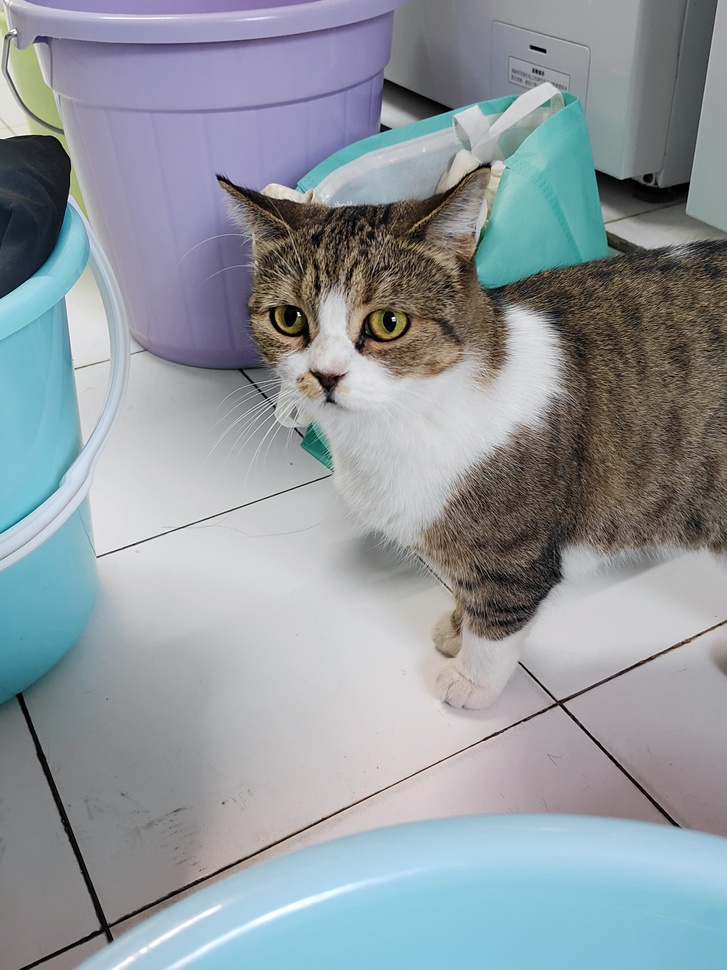
#> input picture 计算机视觉/计算机视觉1/1.jpg, 727 x 970 px, shrunk from 3456 x 4608 before the run
$ python main.py
#> lines starting #> are read from the running program, lines starting #| are printed output that depends on the picture
import numpy as np
import cv2
from sklearn.decomposition import PCA
import matplotlib.pyplot as plt

# 加载图片
img = cv2.imread('1.jpg', 0)  # 以灰度模式加载图片
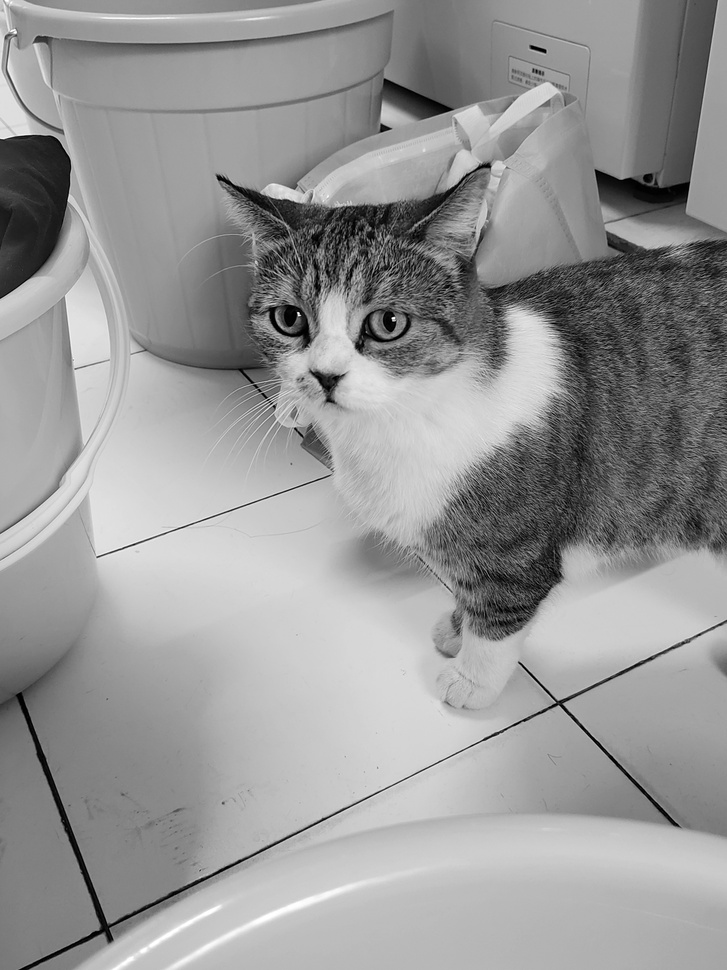
#> img: shape (970, 727); min 0, max 255, mean 150.6
img = img / 255.0  # 归一化

# 进行PCA降维
pca = PCA()
pca.fit(img)

# 选择特征值个数
cumulative_variance = np.cumsum(pca.explained_variance_ratio_)
n_components = np.argmax(cumulative_variance >= 0.99) + 1  # 选择累积贡献率大于99%的特征值个数

# 对图片进行恢复
pca = PCA(n_components=n_components)
img_reduced = pca.fit_transform(img)
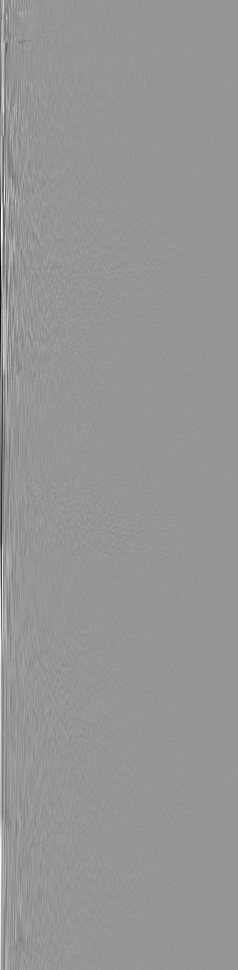
#> img_reduced: shape (970, 238) float64; min -6.3, max 4.39, mean 1.79e-17; drawn with min black and max white
img_restored = pca.inverse_transform(img_reduced)

# 显示原始图片和恢复后的图片
plt.figure(figsize=(10, 5))
plt.subplot(1, 2, 1)
plt.title('Original Image')
plt.imshow(img, cmap='gray')
plt.text(0.5, -0.1, '(a)', transform=plt.gca().transAxes, fontsize=12, ha='center')  # 添加序号(a)


plt.subplot(1, 2, 2)
plt.title('Restored Image')
plt.imshow(img_restored, cmap='gray')
plt.text(0.5, -0.1, '(b)', transform=plt.gca().transAxes, fontsize=12, ha='center')  # 添加序号(b)

plt.show()
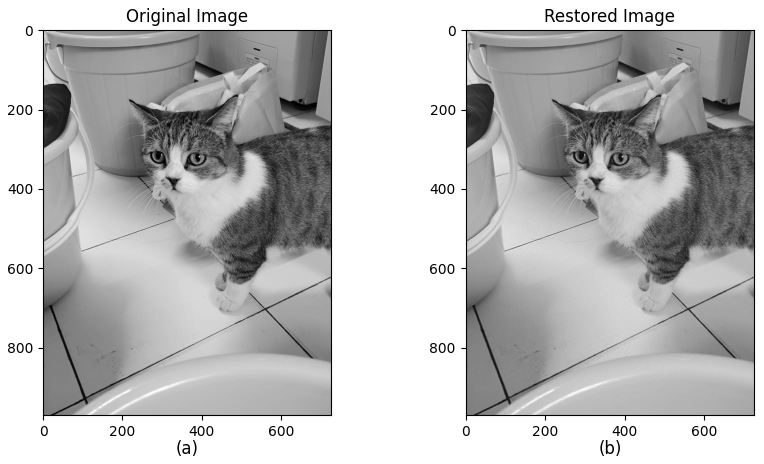
#> figure drawn by matplotlib, 2 panels
